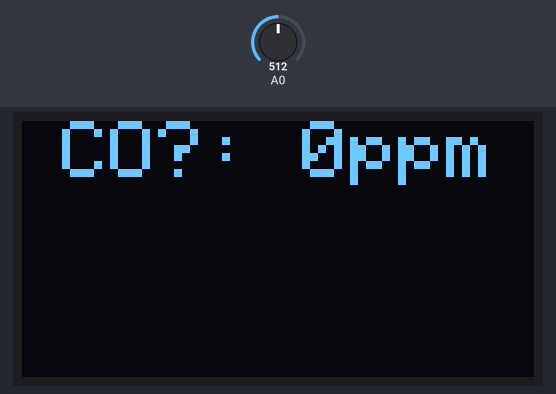
This sketch was run on a simulated Arduino Uno, built with avr-gcc and run on an emulated ATmega328P. Parts: 128×64 one-colour display. Inputs (shaded band) come from the test bench; at power-on: A0 = 512. What the sketch prints to the serial monitor is not drawn.

Above: at 25.4 s.

The sketch:

MQ2.ino
```cpp
/*******************Demo for MQ-2 Gas Sensor Module V1.0*****************************
Support:  Tiequan Shao: support[at]sandboxelectronics.com

Lisence: Attribution-NonCommercial-ShareAlike 3.0 Unported (CC BY-NC-SA 3.0)

Note:    This piece of source code is supposed to be used as a demostration ONLY. More
         sophisticated calibration is required for industrial field application.

                                                    Sandbox Electronics    2011-04-25
************************************************************************************/
#include <Wire.h>
#include <Adafruit_GFX.h>
#include <Adafruit_SSD1306.h>

#define SCREEN_WIDTH 128 // OLED display width, in pixels
#define SCREEN_HEIGHT 64 // OLED display height, in pixels

// Declaration for an SSD1306 display connected to I2C (SDA, SCL pins)
#define OLED_RESET     4 // Reset pin # (or -1 if sharing Arduino reset pin)
Adafruit_SSD1306 display(SCREEN_WIDTH, SCREEN_HEIGHT, &Wire, OLED_RESET);

/************************Hardware Related Macros************************************/
#define         MQ_PIN                       (0)     //define which analog input channel you are going to use
#define         RL_VALUE                     (5)     //define the load resistance on the board, in kilo ohms
#define         RO_CLEAN_AIR_FACTOR          (9.83)  //RO_CLEAR_AIR_FACTOR=(Sensor resistance in clean air)/RO,
                                                     //which is derived from the chart in datasheet

/***********************Software Related Macros************************************/
#define         CALIBARAION_SAMPLE_TIMES     (50)    //define how many samples you are going to take in the calibration phase
#define         CALIBRATION_SAMPLE_INTERVAL  (500)   //define the time interal(in milisecond) between each samples in the
                                                     //cablibration phase
#define         READ_SAMPLE_INTERVAL         (50)    //define how many samples you are going to take in normal operation
#define         READ_SAMPLE_TIMES            (5)     //define the time interal(in milisecond) between each samples in
                                                     //normal operation

/**********************Application Related Macros**********************************/
#define         GAS_LPG                      (0)
#define         GAS_CO                       (1)
#define         GAS_SMOKE                    (2)

/*****************************Globals***********************************************/
float           LPGCurve[3]  =  {2.3,0.21,-0.47};   //two points are taken from the curve.
                                                    //with these two points, a line is formed which is "approximately equivalent"
                                                    //to the original curve.
                                                    //data format:{ x, y, slope}; point1: (lg200, 0.21), point2: (lg10000, -0.59)
float           COCurve[3]  =  {2.3,0.72,-0.34};    //two points are taken from the curve.
                                                    //with these two points, a line is formed which is "approximately equivalent"
                                                    //to the original curve.
                                                    //data format:{ x, y, slope}; point1: (lg200, 0.72), point2: (lg10000,  0.15)
float           SmokeCurve[3] ={2.3,0.53,-0.44};    //two points are taken from the curve.
                                                    //with these two points, a line is formed which is "approximately equivalent"
                                                    //to the original curve.
                                                    //data format:{ x, y, slope}; point1: (lg200, 0.53), point2: (lg10000,  -0.22)
float           Ro           =  10;                 //Ro is initialized to 10 kilo ohms

void setup()
{
  Serial.begin(9600);                               //UART setup, baudrate = 9600bps

  if(!display.begin(SSD1306_SWITCHCAPVCC, 0x3C)) { // Address 0x3C for 128x64
    Serial.println(F("SSD1306 allocation failed"));
    for(;;); // Don't proceed, loop forever
  }
  display.clearDisplay();
  Serial.print("Calibrating...\n");
  Ro = MQCalibration(MQ_PIN);                       //Calibrating the sensor. Please make sure the sensor is in clean air
                                                    //when you perform the calibration
  Serial.print("Calibration is done...\n");
  Serial.print("Ro=");
  Serial.print(Ro);
  Serial.print("kohm");
  Serial.print("\n");
}

void loop()
{
   display.clearDisplay();

  display.setTextSize(2); // Draw 2X-scale text
  display.setTextColor(WHITE);
  display.setCursor(10, 0);
  display.print(F("CO?: "));
  display.print(MQGetGasPercentage(MQRead(MQ_PIN)/Ro,GAS_LPG));
  display.print(F("ppm"));


  display.display();      // Show initial text
  delay(100);

  //display.startscrollleft(0x00, 0x0F);
  //delay(2000);
  //display.stopscroll();
  //delay(1000);

   Serial.print("LPG:");
   Serial.print(MQGetGasPercentage(MQRead(MQ_PIN)/Ro,GAS_LPG) );
   Serial.print( "ppm" );
   Serial.print("    ");
   Serial.print("CO:");
   Serial.print(MQGetGasPercentage(MQRead(MQ_PIN)/Ro,GAS_CO) );
   Serial.print( "ppm" );
   Serial.print("    ");
   Serial.print("SMOKE:");
   Serial.print(MQGetGasPercentage(MQRead(MQ_PIN)/Ro,GAS_SMOKE) );
   Serial.print( "ppm" );
   Serial.print("\n");
   delay(1000);
}

/****************** MQResistanceCalculation ****************************************
Input:   raw_adc - raw value read from adc, which represents the voltage
Output:  the calculated sensor resistance
Remarks: The sensor and the load resistor forms a voltage divider. Given the voltage
         across the load resistor and its resistance, the resistance of the sensor
         could be derived.
************************************************************************************/
float MQResistanceCalculation(int raw_adc)
{
  return ( ((float)RL_VALUE*(1023-raw_adc)/raw_adc));
}

/***************************** MQCalibration ****************************************
Input:   mq_pin - analog channel
Output:  Ro of the sensor
Remarks: This function assumes that the sensor is in clean air. It use
         MQResistanceCalculation to calculates the sensor resistance in clean air
         and then divides it with RO_CLEAN_AIR_FACTOR. RO_CLEAN_AIR_FACTOR is about
         10, which differs slightly between different sensors.
************************************************************************************/
float MQCalibration(int mq_pin)
{
  int i;
  float val=0;

  for (i=0;i<CALIBARAION_SAMPLE_TIMES;i++) {            //take multiple samples
    val += MQResistanceCalculation(analogRead(mq_pin));
    delay(CALIBRATION_SAMPLE_INTERVAL);
  }
  val = val/CALIBARAION_SAMPLE_TIMES;                   //calculate the average value

  val = val/RO_CLEAN_AIR_FACTOR;                        //divided by RO_CLEAN_AIR_FACTOR yields the Ro
                                                        //according to the chart in the datasheet

  return val;
}
/*****************************  MQRead *********************************************
Input:   mq_pin - analog channel
Output:  Rs of the sensor
Remarks: This function use MQResistanceCalculation to caculate the sensor resistenc (Rs).
         The Rs changes as the sensor is in the different consentration of the target
         gas. The sample times and the time interval between samples could be configured
         by changing the definition of the macros.
************************************************************************************/
float MQRead(int mq_pin)
{
  int i;
  float rs=0;

  for (i=0;i<READ_SAMPLE_TIMES;i++) {
    rs += MQResistanceCalculation(analogRead(mq_pin));
    delay(READ_SAMPLE_INTERVAL);
  }

  rs = rs/READ_SAMPLE_TIMES;

  return rs;
}

/*****************************  MQGetGasPercentage **********************************
Input:   rs_ro_ratio - Rs divided by Ro
         gas_id      - target gas type
Output:  ppm of the target gas
Remarks: This function passes different curves to the MQGetPercentage function which
         calculates the ppm (parts per million) of the target gas.
************************************************************************************/
int MQGetGasPercentage(float rs_ro_ratio, int gas_id)
{
  if ( gas_id == GAS_LPG ) {
     return MQGetPercentage(rs_ro_ratio,LPGCurve);
  } else if ( gas_id == GAS_CO ) {
     return MQGetPercentage(rs_ro_ratio,COCurve);
  } else if ( gas_id == GAS_SMOKE ) {
     return MQGetPercentage(rs_ro_ratio,SmokeCurve);
  }

  return 0;
}

/*****************************  MQGetPercentage **********************************
Input:   rs_ro_ratio - Rs divided by Ro
         pcurve      - pointer to the curve of the target gas
Output:  ppm of the target gas
Remarks: By using the slope and a point of the line. The x(logarithmic value of ppm)
         of the line could be derived if y(rs_ro_ratio) is provided. As it is a
         logarithmic coordinate, power of 10 is used to convert the result to non-logarithmic
         value.
************************************************************************************/
int  MQGetPercentage(float rs_ro_ratio, float *pcurve)
{
  return (pow(10,( ((log(rs_ro_ratio)-pcurve[1])/pcurve[2]) + pcurve[0])));
}
```
